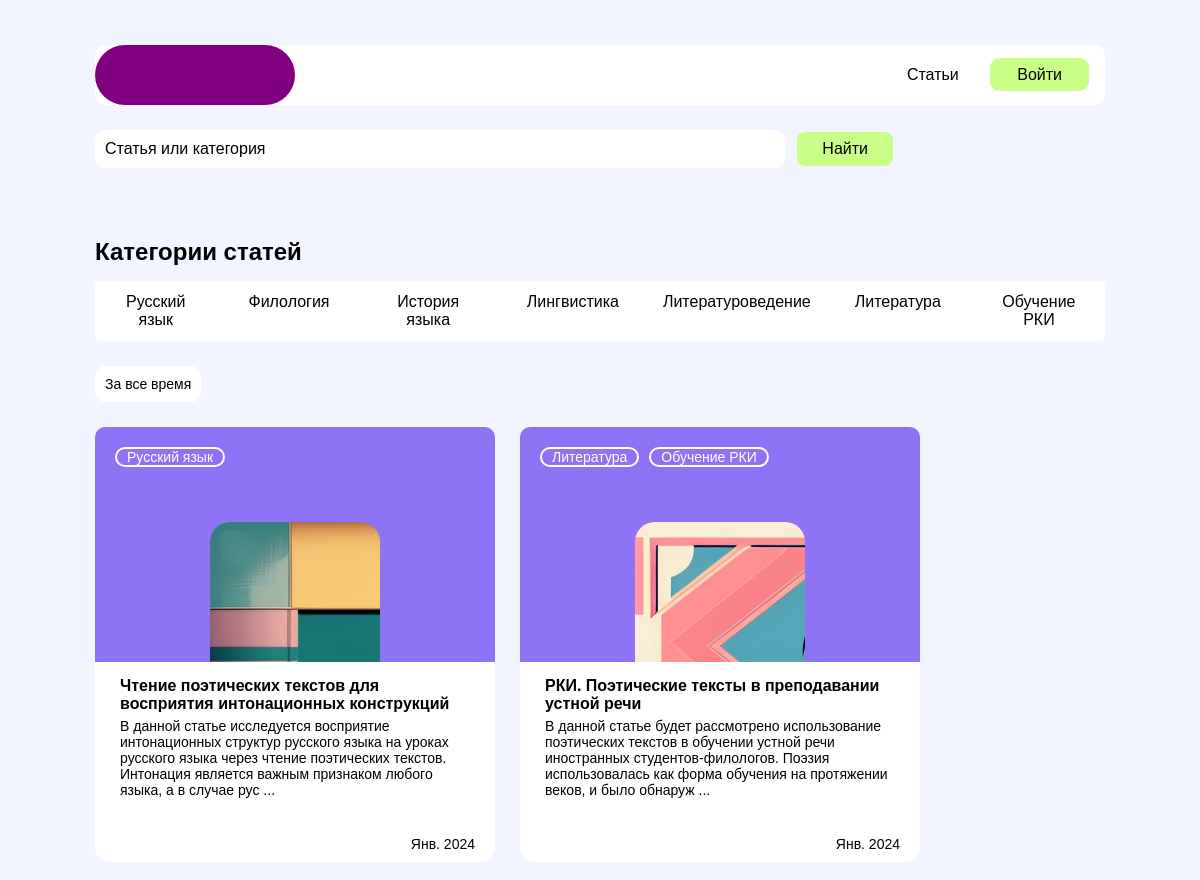
The page /articles/ (upper part) on the database as committed earlier.
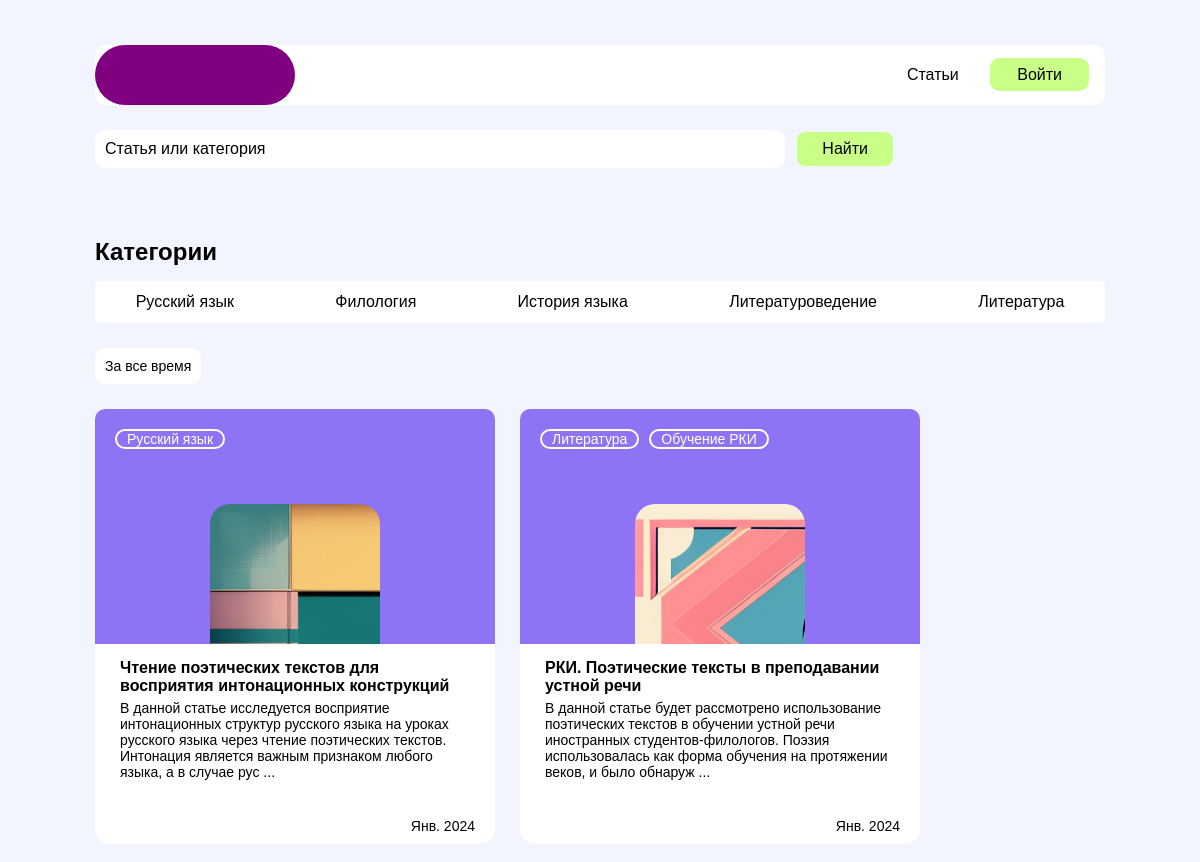
The same page on the database as committed later.
### apps/popular_element/models.py (models this page shows)
class CategoriesTiles(models.Model):
    title = models.CharField(max_length=40, default="")
    categories = models.ManyToManyField(Category, related_name="tiles")
    enabled = models.BooleanField(default=False)
    class Meta:
        verbose_name = "5.2. Группа 'Плитки с категориями'"
        verbose_name_plural = "5.2. Группы 'Плитки с категориями'"

### apps/articles/models.py (models this page shows, shortened)
class Category(models.Model):
    name = models.CharField(max_length=20)
    color = models.CharField(max_length=7, default="#ffffff")
    class Meta:
        verbose_name = "2.2. Категория"
        verbose_name_plural = "2.2. Категории"

class Article(models.Model):
    title = models.CharField(max_length=100)
    attractive_text = models.TextField(default="Завлекающий текст")
    categories = models.ManyToManyField("Category", related_name="articles")
    image_base = models.ImageField(
        upload_to="static/img", default="img/solid-color-image.png"
    )
    main_text = models.TextField(default="Основной текст")
    main_text_headers_list = ListTextField(
        base_field=models.CharField(max_length=40, default=""),
        size=100,  # Maximum of 100 ids in list
        default=None,
    )
    main_text_headers_list_keys = models.CharField(max_length=200, default=" ")
    created_on = models.DateTimeField(auto_now_add=True)
    last_modified = models.DateTimeField(auto_now=True)
    flag_article_enabled = models.BooleanField(default=False)
    class Meta:
        verbose_name = "2.1. Статья"
        verbose_name_plural = "2.1. Статьи"
        ordering = ["-title"]

### apps/main/scripts.py (the view)
    def wrapper(*args, **kwargs):
        request = args[0]
        adress = request.META.get("HTTP_X_FORWARDED_FOR")
        if adress:
            user_ip = adress.split(",")[-1].strip()
        else:
            user_ip = request.META.get("REMOTE_ADDR")
        user_agent = request.META.get("HTTP_USER_AGENT")
        opened = request.path
        message = (
            "\t".join(
                [
                    datetime.now().strftime("%Y.%m.%d %H:%M:%S"),
                    f"{user_ip}\t{user_agent}\t{opened}",
                ]
            )
            + "\n"
        )
        flag_skip_local_usage = False
        if str(user_ip) in ("127.0.0.1", "192.168.0.17", "10.8.0.8"):
            flag_skip_local_usage = True
        if not flag_skip_local_usage:
            with open(os.path.join(LOG_FILEPATH, LOG_FILENAME), "a") as file:
                file.write(message)
        return function(*args, **kwargs)

### apps/articles/templatetags/articles_filters.py (called while the page is built)
@register.filter(name="sort_by_creation_date")
def sort_by_date(articles):
    articles_dict = {}
    for article in articles:
        articles_dict.update({article.pk: time.mktime(article.created_on.timetuple())})
    articles_dict = dict(sorted(articles_dict.items(), key=lambda item: item[1]))
    new_articles_list = []
    for pk in articles_dict.keys():
        for article in articles:
            if article.pk == pk:
                new_articles_list.append(article)
    return new_articles_list[::-1]

### apps/articles/views.py (called while the page is built)
@register_user_activity
def articles_index(request):
    articles = Article.objects.filter(flag_article_enabled=True).order_by(
        "-last_modified"
    )
    category_tiles_object = CategoriesTiles.objects.first()
    category_tiles_list = category_tiles_object.categories.all()
    context = {
        "articles": articles,
        "category_tiles": category_tiles_list,
        "category_tiles_title": category_tiles_object.title,
    }
    return render(request, "articles_index.html", context)

### apps/articles/templates/articles_index.html (shortened to what this page needs)
{% extends "base.html" %}
{% load articles_filters %}
{% load static %}
{% block page_content %}
<div class="article_search_row">
    <div class="article_search_row_input">
        <div class="article_search_row_input_field">Статья или категория</div>
    </div>
    <a href="#" class="article_search_row_button base_navigation_element_background">Найти</a>
</div>
<div class="base_block_header">{{ category_tiles_title }}</div>
<div class="category_row">
    {% for category_tile in category_tiles %}
        {% if forloop.last %}
            <a href="/articles/{{category_tile.name}}/" class="category_element_link" style="margin-right: 0px;">
        {% else %}
            <a href="/articles/{{category_tile.name}}/" class="category_element_link" style="margin-right: 20px;">
        {% endif %}
            <div class="category_element_text">
                {{ category_tile.name }}
            </div>
        </a>
    {% endfor %}
</div>
<div class="article_filter_by_date">За все время</div>
<div class="article_preview_row">
    {% for article in articles|sort_by_creation_date %}
    <div class="article_preview_card">
        <div class="article_preview_poster">
            <div class="article_preview_poster_category_block">
                {% for category in article.categories.all %}
                    <a class="article_preview_poster_category" href="{% url 'articles_category' category.name %}">
                        <div >
                            {{ category.name }}
                        </div>
                    </a>
                {% endfor %}
            </div>
            <div class="article_preview_poster_image" style="background-image: url({{ article.image_base.url }});">
            </div>
        </div>
        <div class="article_preview_text">
            <a href="{% url 'articles_detail' article.pk %}">
                <div class="article_preview_text_title">{{ article.title }}</div>
                <div class="article_preview_text_attractive_text">{{ article.attractive_text | safe |slice:":200"}} ...</div>
                <div class="article_preview_text_date">{{ article.last_modified.date | date:"M. Y"}}</div>
            </a>
        </div>
    </div>
    {% endfor %}
</div>
{% endblock %}

Rows that differ between the two databases and show on the page:
no longer on this page (row unchanged): Category: name "Лингвистика"
no longer on one of the page's lists (row unchanged): Category: name "Обучение РКИ"
changed CategoriesTiles: title "Категории статей" → "Категории"
